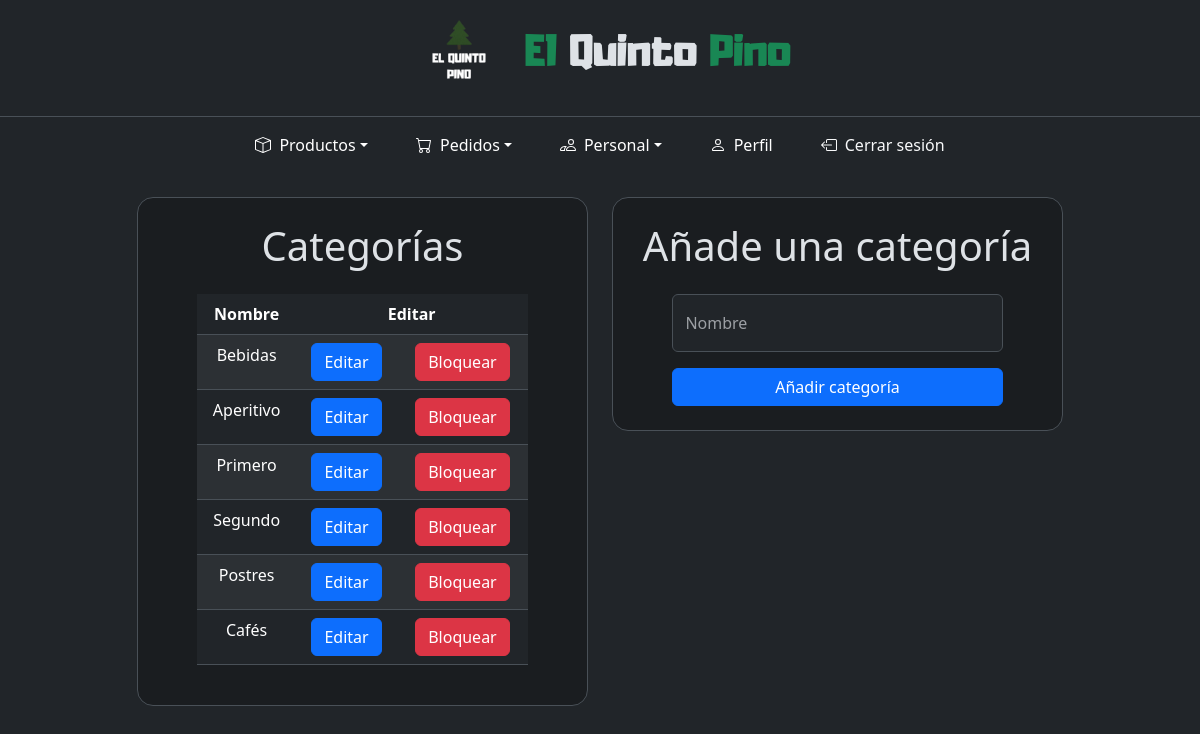
The app's page /encargado/categorias.php (signed in) with its own data.
### tables this page shows
CREATE TABLE `categoria` (
  `id` int(11) NOT NULL,
  `nombre` varchar(255) NOT NULL,
  `estado` tinyint(1) NOT NULL COMMENT '0- bloqueado 1- activo'
);

### encargado/categorias.php (the view, shortened to what this page needs)
<?php
include("../components/conexion.php");
?>
<!DOCTYPE html>
<html lang="es" data-bs-theme="dark">
<head>
    <link rel="stylesheet" href="../bootstrap/css/bootstrap.min.css" />
    <link rel="stylesheet" href="../styles.css" />
</head>
<body>
    <div class="container-fluid min-vh-100 d-flex flex-column">
        <?php
        include("../components/header.php");
        include("navbar.php");
        ?>
        <main class="container my-4 flex-grow-1">
            <div class="row justify-content-center gap-5 gap-lg-0">
                <div class="col-12 col-lg-6 col-xl-5">
                    <section class="bg-dark-subtle border rounded-4 p-4 p-sm-4">
                        <header class="text-center mb-3">
                            <h4 class="display-6 mb-4">Categorías</h4>
                        </header>
                        <section class="row justify-content-center">
                            <div class="col-10 table-responsive">
                                <table class="table text-start text-md-center table-hover table-striped">
                                    <thead>
                                        <tr>
                                            <th>Nombre</th>
                                            <th colspan="2">Editar</th>
                                        </tr>
                                    </thead>
                                    <tbody>
                                        <?php
                                        $consulta = "SELECT * FROM categoria";
                                        $result = mysqli_query($conn, $consulta);
                                        while ($row = mysqli_fetch_array($result)) {
                                            $id = $row['id'];
                                            $estado = $row['estado'];
                                            print("<tr>");
                                            print("<td>");
                                            print($row['nombre']);
                                            print("</td>");
                                            print("<td>");
                                            print("<a href='editarCategoria.php?id=$id' class='btn btn-primary'>Editar</a>");
                                            print("</td>");
                                            print("<td>");
                                            if ($estado == 1) {
                                                print("<a href='bloquearCategoria.php?id=$id' class='btn btn-danger'>Bloquear</a>");
                                            } else {
                                                print("<a href='desbloquearCategoria.php?id=$id' class='btn btn-success'>Desbloquear</a>");
                                            }
                                            print("</td>");
                                            print("</tr>");
                                        }
                                        ?>
                                    </tbody>
                                </table>
                            </div>
                        </section>
                </div>
                <div class="col-12 order-first col-lg-6 order-lg-0 col-xl-5">
                    <section class="bg-dark-subtle border rounded-4 p-4 p-sm-4">
                        <header class="text-center mb-3">
                            <h4 class="display-6 mb-4">Añade una categoría</h4>
                        </header>
                        <section class="row justify-content-center ">
                            <div class="col-10 table-responsive">
                                <form action="" method="post">
                                    <div class="form-floating mb-3">
                                        <input
                                            type="text"
                                            class="form-control"
                                            name="categ"
                                            id="categ"
                                            placeholder="Categoría" required />
                                        <label for="categ">Nombre</label>
                                    </div>
                                    <div class="d-grid gap-2">
                                        <input
                                            type="submit"
                                            name="addCat"
                                            id="addCat"
                                            class="btn btn-primary" value="Añadir categoría">
                                    </div>
                                </form>
                            </div>
                        </section>
                </div>
            </div>
        </main>
    </div>
</body>
</html>

### styles.css (style rules this page uses)
body { background-image: url(/restaurante/img/background02.jpg); background-repeat: no-repeat; background-size: cover; background-position: center; }

### records on screen
categoria: nombre "Bebidas"
categoria: nombre "Aperitivo"
categoria: nombre "Primero"
categoria: nombre "Segundo"
categoria: nombre "Postres"
categoria: nombre "Cafés"
